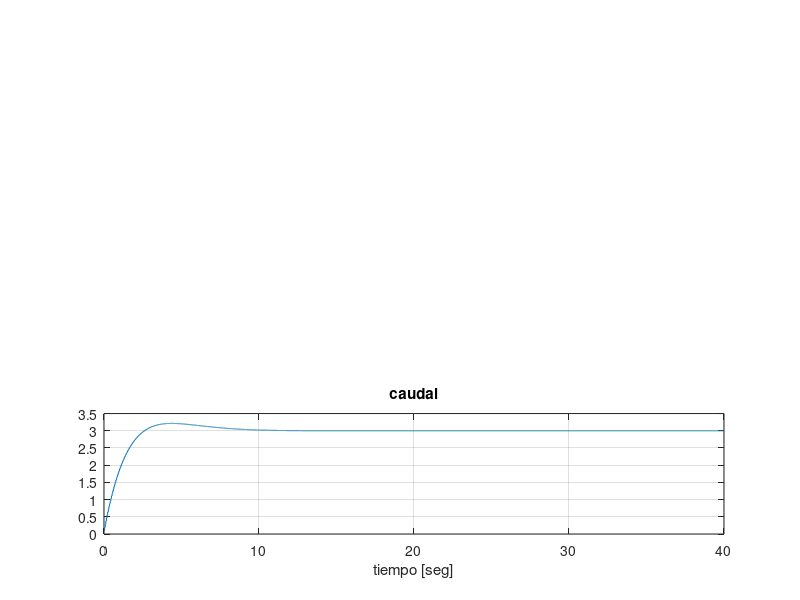

Source code (MATLAB):
clc; clear all; close all;

%componentes
A1=1;
A2=1;
R1=1/2;
R2=1/3;
h1(1)=0;
h2(1)=0;

%matrices del espacio de estados (ss)
A=[-1/(A1*R1) 1/(A1*R1); 1/(A2*R1) -(1/(A2*R1)+1/(A2*R2))]
B=[1/A1; 0]
Ct=[0 1]
D=[0]
X=[h1 ; h2];
u(1)=0;
sys=ss(A,B,Ct,D);
Y(1)=0;

%Variables de utilidad
Ts=0.04;
h=Ts/20;
muestras=1000;
t = 0:h:(muestras*Ts);
i=1; k=0;
referencia=1; %%altura en metros del tanque 2


%%DLQR
%%Primero discretizamos el sistema como:
sys_D=c2d(sys,Ts,'zoh'); %%Acá va Ts.
Ad  = sys_D.a;
Bd  = sys_D.b;
Ctd = sys_D.c;
Dd  = sys_D.d;

A_ampd=[Ad zeros(2,1); -Ctd*Ad 1]
B_ampd=[Bd;-Ctd*Bd]

Qd  = diag([10 100 10])
Rd   = 1000


Kd=dlqr(A_ampd,B_ampd,Qd,Rd);
psi=0;
Y(1)=0;
u1(1)=0;

for ki=1:muestras
  psi=psi+(referencia-h2(i));
  u1(ki)=-Kd*([X;psi]);

  for kii=1:Ts/h
    u(i)=u1(ki);

    h2_p=(-(h2(i)-h1(i))/A2*R1)-(h2(i)/R2*A2);
    h1_p=(h2(i)-h1(i))/A1*R1+u(i)/A1;

    h2(i+1)=h2(i)+h*h2_p;
    h1(i+1)=h1(i)+h*h1_p;



    X(1)=h1(i);X(2)=h2(i);
    i=i+1;
  end

end
u(i)=u1(ki);
%Imprimo como varían mis variables de estado y mi entrada
figure(1);
subplot(3,1,1) ;plot(t,h1); title('altura del primer tanque');xlabel('tiempo [seg]'); grid on;
subplot(3,1,2) ;plot(t,h2);xlabel('tiempo [seg]'); grid on; hold on;
step(sys,t,'r'); legend('altura controlada','altura sin controlador'); title('altura del segundo tanque');
subplot(3,1,3) ;plot(t,u);xlabel('tiempo [seg]'); title('caudal');grid on;
